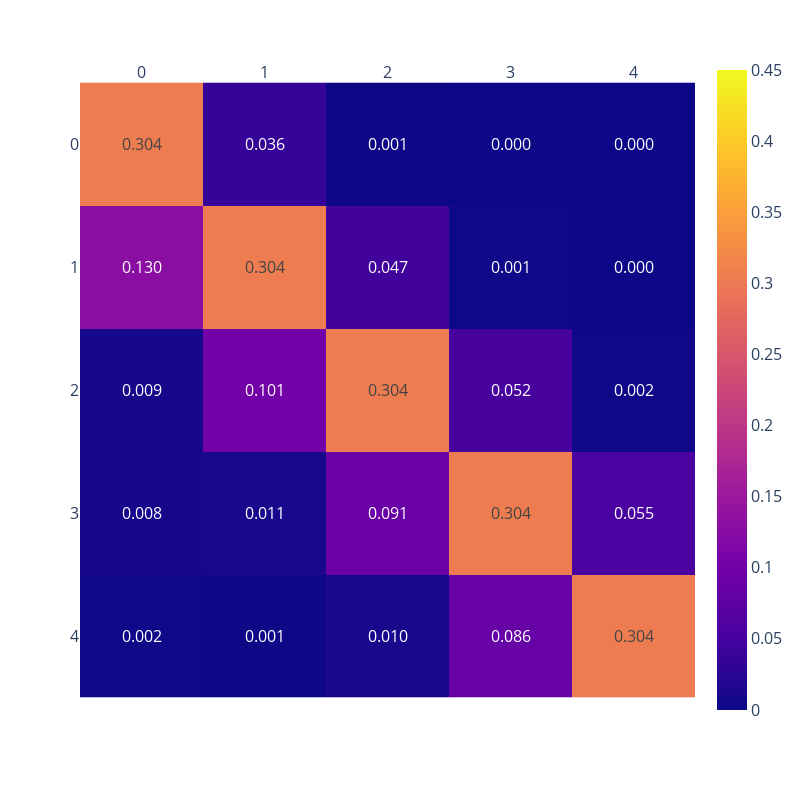

Here is the notebook cell this chart was saved with:
### Code cell
plot_matrix_max_scale(number_of_modes,effs,0.45,'Plots/ModeSelectivity_5Modes_C0p48_MaxScale0p45.pdf')

### Figure 1 — Plotly figure (JSON) as saved in the notebook; plotly's stock layout.template omitted (floating-point values rounded to 4 significant figures)
{"data": [{"coloraxis": "coloraxis", "hovertemplate": "x: %{x}<br>y: %{y}<br>color: %{z}<extra></extra>", "name": "0", "texttemplate": "%{z:.3f}", "type": "heatmap", "x": ["0", "1", "2", "3", "4"], "xaxis": "x", "y": ["0", "1", "2", "3", "4"], "yaxis": "y", "z": [[0.3041, 0.03588, 0.0008427, 6.592e-06, 1.714e-06], [0.1302, 0.304, 0.04657, 0.001456, 1.627e-05], [0.008866, 0.1011, 0.3038, 0.05179, 0.001901], [0.007556, 0.01062, 0.09127, 0.3037, 0.05489], [0.002177, 0.0006038, 0.01025, 0.08617, 0.3036]]}], "layout": {"coloraxis": {"cmax": 0.45, "cmin": 1.714e-06, "colorscale": [[0, "#0d0887"], [0.1111, "#46039f"], [0.2222, "#7201a8"], [0.3333, "#9c179e"], [0.4444, "#bd3786"], [0.5556, "#d8576b"], [0.6667, "#ed7953"], [0.7778, "#fb9f3a"], [0.8889, "#fdca26"], [1, "#f0f921"]]}, "font": {"size": 16}, "height": 800, "margin": {"t": 60}, "width": 800, "xaxis": {"anchor": "y", "constrain": "domain", "domain": [0, 1], "scaleanchor": "y", "side": "top"}, "yaxis": {"anchor": "x", "autorange": "reversed", "constrain": "domain", "domain": [0, 1]}}}
